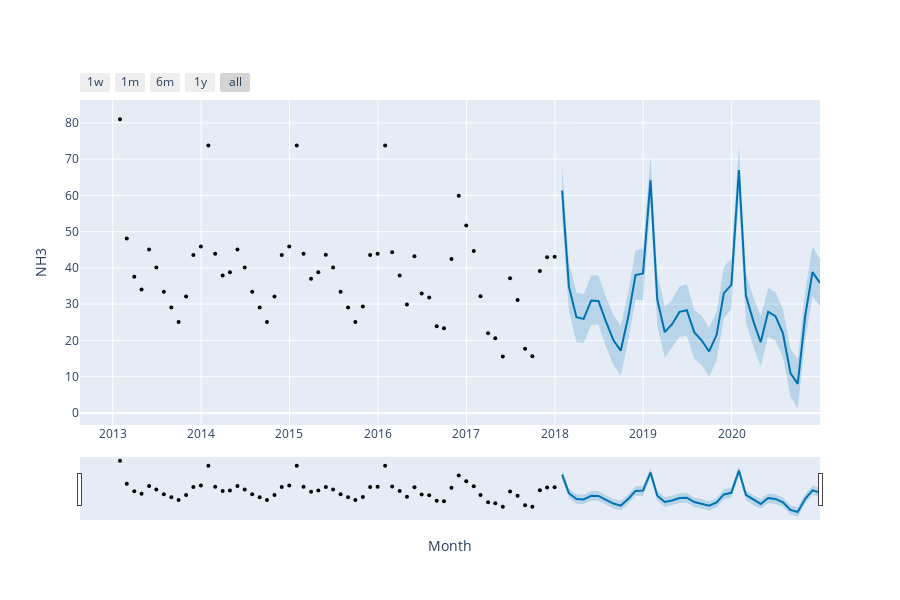

Notebook code for this chart:
### Code cell
fig = plot_plotly(model, forecast,xlabel='Month', ylabel='NH3')
py.iplot(fig)
